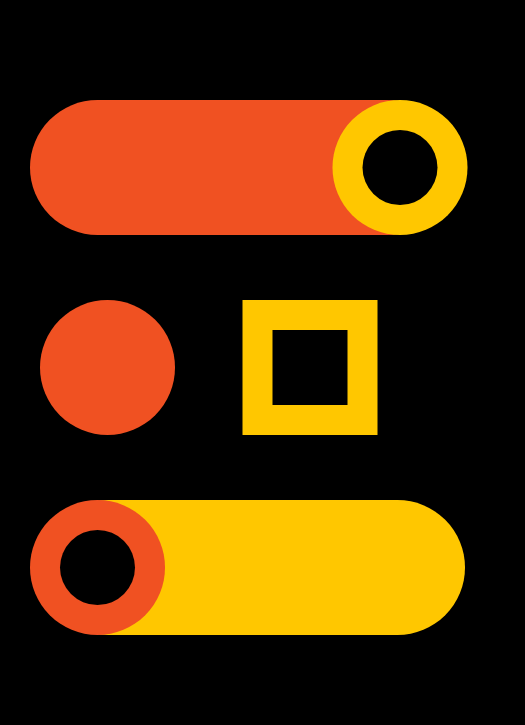
Frame 1 (no input)
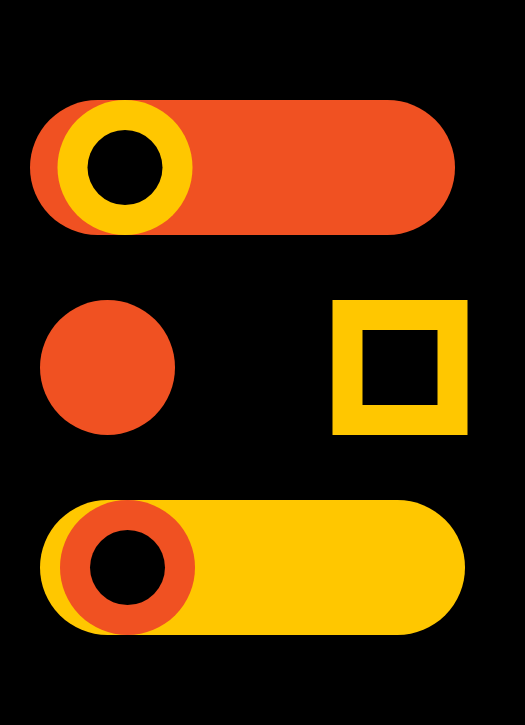
Frame 60 (no input)
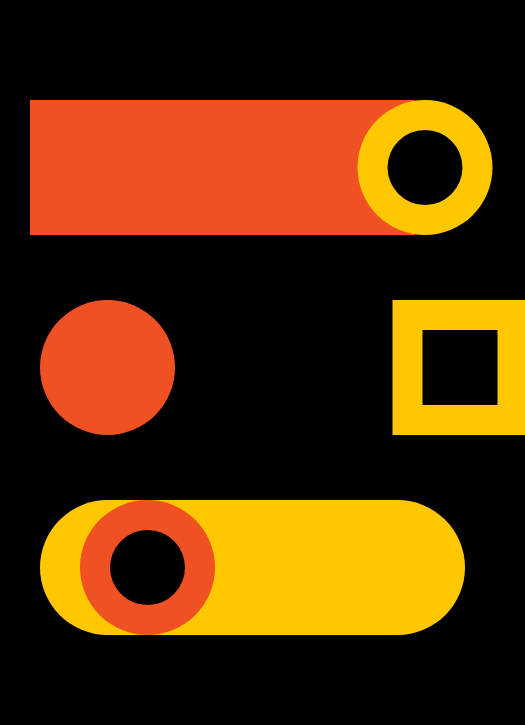
Frame 120 (the mouse pressed at the canvas centre since frame 60)

The p5.js sketch that drew these frames (run headless with seeded random() and noise() and a simulated clock; from frame 60 on, the mouse is pressed at the canvas centre):

// p5.js sketch
// ── sketch.js
var rectX = 350;
var circleX = 400;
var speedX = 5;

var circleY = 250;
var rectY = 242.5;
var rectY2 = 272.5;
var speedY = 10;

var circleZ = 97.5;
var speedZ = 10;


function setup() {
  createCanvas(525, 725);
}

function draw() {
background(0);



//row 1
if(mouseY<225) {
  fill(240, 81, 34);  
  noStroke(); 
  rect(30, 100, 425, 135, 67.5)
  
  fill(255, 199, 0);  
  noStroke(); 
  ellipse(circleX, 167.5, 135, 135);
  
  fill(0,0,0);  
  noStroke(); 
  ellipse(circleX, 167.5, 75, 75);
  
  if (rectX > 435) {
    speedX = -5;
  } 
  
  if (rectX < 80) {
    speedX = 5;
  } 
  
  rectX = rectX + speedX;
  
  if (circleX > 397.5) {
    speedX = -5;
  }  
  
  if (circleX < 107.5) {
    speedX = 5;
  }  
  
  circleX = circleX + speedX;
  
  
} else {
  
  fill(240, 81, 34);  
  noStroke(); 
  rect(30, 100, rectX, 135);
  
  fill(255, 199, 0);  
  noStroke(); 
  ellipse(circleX, 167.5, 135, 135);
  
  fill(0,0,0);  
  noStroke(); 
  ellipse(circleX, 167.5, 75, 75);
  
  if (rectX > 435) {
    speedX = -5;
  } 
  
  if (rectX < 80) {
    speedX = 5;
  } 
  
  rectX = rectX + speedX;
  
  if (circleX > 457.5) {
    speedX = -5;
  }  
  
  if (circleX < 97.5) {
    speedX = 5;
  }  
  
  circleX = circleX + speedX;
  
}


//row 2

if(mouseY<400) {
  
fill(240, 81, 34);  
noStroke(); 
ellipse(107.5, 367.5, 135, 135);

fill(255, 199, 0);  
noStroke(); 
rect(rectY, 300, 135, 135);

fill(0,0,0);  
noStroke(); 
rect(rectY2, 330, 75, 75);

if (rectY > 440) {
  speedY = -10;
}  

if (rectY < 167) {
  speedY = 10;
}  

if (rectY2 > 440) {
  speedY = -10;
}  

if (rectY2 < 167) {
  speedY = 10;
}  

rectY = rectY + speedY;
rectY2 = rectY2 + speedY;
  
} else {
  
fill(240, 81, 34);  
noStroke(); 
rect(30, 300, 135, 135);

fill(255, 199, 0);  
noStroke(); 
ellipse(circleY, 367.5, 135, 135);

fill(0,0,0);  
noStroke(); 
ellipse(circleY, 367.5, 75, 75);

if (circleY > 457.5) {
  speedY = -10;
}  

if (circleY < 232.5) {
  speedY = 10;
}  

circleY = circleY + speedY;

}

//row 3

if(mouseY > 520 ) {
  
fill(255, 199, 0);  
noStroke(); 
rect(40, 500, 425, 135);

fill(240, 81, 34);  
noStroke(); 
ellipse(circleZ, 567.5, 135, 135);

fill(0,0,0);  
noStroke(); 
ellipse(circleZ, 567.5, 75, 75);

if (circleZ > 397.5) {
  speedZ = -10;
}  

if (circleZ < 107.5) {
  speedZ = 10;
}  

circleZ = circleZ + speedZ;


} else {
  
fill(255, 199, 0);  
noStroke(); 
rect(40, 500, 425, 135, 67.5);

fill(240, 81, 34);  
noStroke(); 
ellipse(circleZ, 567.5, 135, 135);

fill(0,0,0);  
noStroke(); 
ellipse(circleZ, 567.5, 75, 75);

if (circleZ > 397.5) {
  speedZ = -10;
}  

if (circleZ < 107.5) {
  speedZ = 10;
}  

circleZ = circleZ + speedZ;

}

}
